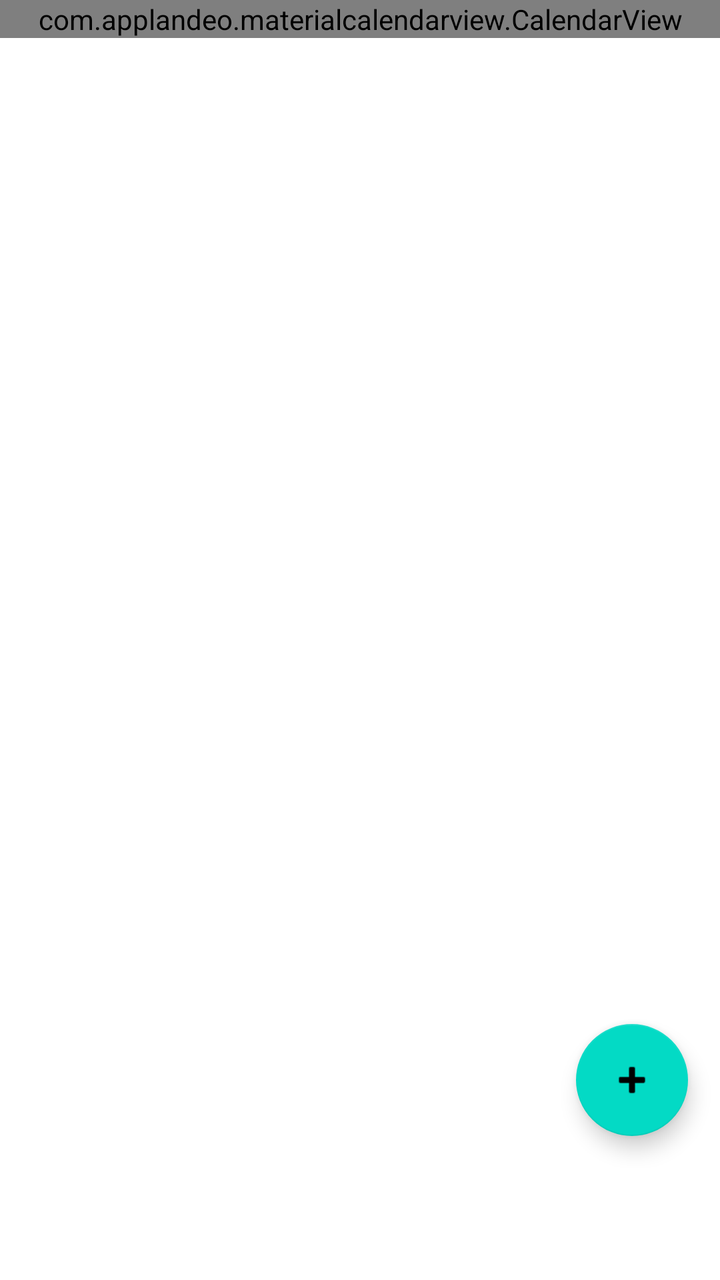
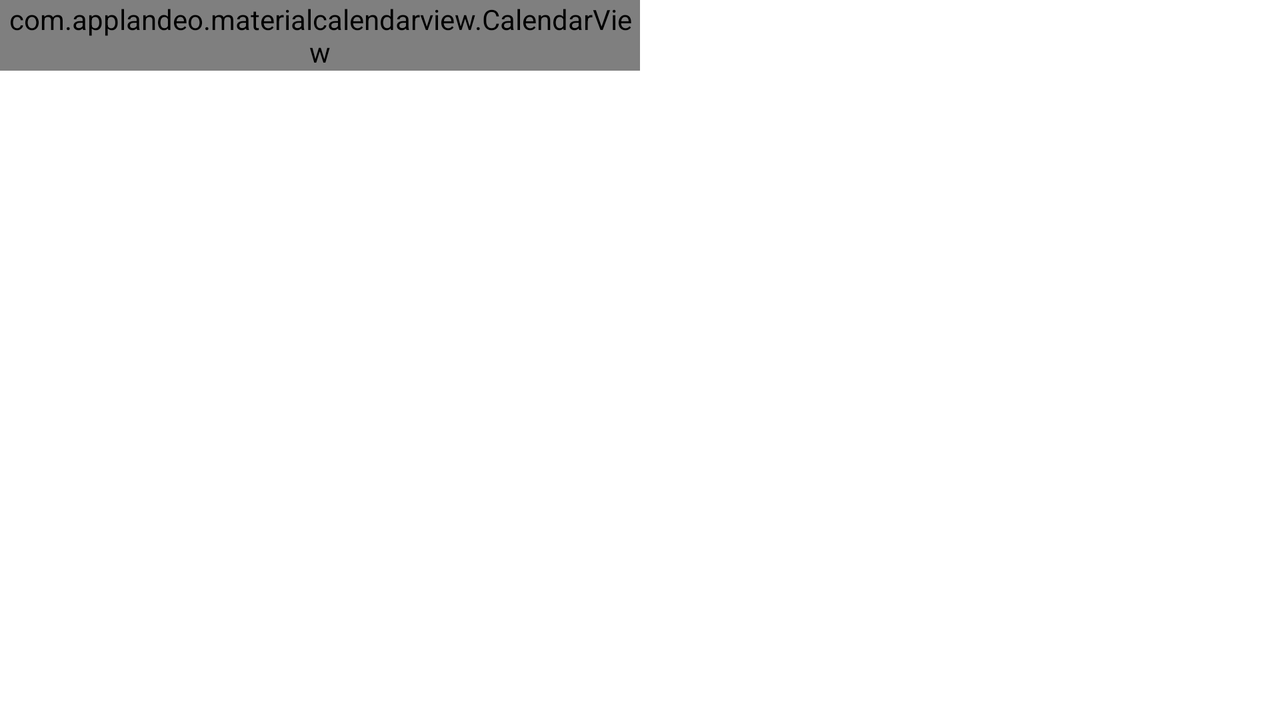

Compare how this app lays out the same screen by default and in its alternative resource folder. The renders come first, then the two layout files and the values they reference.
<!-- AndroidManifest.xml: application theme Theme.ActivityPlanner -->
<!-- res/layout/fragment_home.xml -->
<?xml version="1.0" encoding="utf-8"?>
<ScrollView xmlns:android="http://schemas.android.com/apk/res/android"
    xmlns:app="http://schemas.android.com/apk/res-auto"
    xmlns:tools="http://schemas.android.com/tools"
    android:layout_width="match_parent"
    android:layout_height="match_parent"
    android:layout_marginBottom="?actionBarSize"
    android:fillViewport="true"
    tools:context=".ui.home.HomeFragment">

    <androidx.constraintlayout.widget.ConstraintLayout
        android:layout_width="match_parent"
        android:layout_height="wrap_content">

        <TextView
            android:id="@+id/text_home"
            android:layout_width="match_parent"
            android:layout_height="wrap_content"
            android:layout_marginStart="8dp"
            android:layout_marginTop="8dp"
            android:layout_marginEnd="8dp"
            android:textAlignment="center"
            android:textSize="20sp"
            app:layout_constraintBottom_toBottomOf="parent"
            app:layout_constraintEnd_toEndOf="parent"
            app:layout_constraintStart_toStartOf="parent"
            app:layout_constraintTop_toTopOf="parent" />

        <com.applandeo.materialcalendarview.CalendarView
            android:id="@+id/calendarView"
            android:layout_width="match_parent"
            android:layout_height="wrap_content"
            app:firstDayOfWeek="monday"
            app:headerColor="@color/purple_500"
            app:layout_constraintLeft_toLeftOf="parent"
            app:layout_constraintRight_toRightOf="parent"
            app:layout_constraintTop_toTopOf="parent"
            app:todayLabelColor="@color/teal_200" />

        <TextView
            android:id="@+id/dateSelectedTV"
            android:layout_width="match_parent"
            android:layout_height="wrap_content"
            app:layout_constraintTop_toBottomOf="@id/calendarView" />

        <androidx.recyclerview.widget.RecyclerView
            android:id="@+id/activityList"
            android:layout_width="match_parent"
            android:layout_height="wrap_content"
            android:layout_margin="@dimen/list_margin"
            app:layout_constraintEnd_toEndOf="parent"
            app:layout_constraintStart_toStartOf="parent"
            app:layout_constraintTop_toBottomOf="@id/dateSelectedTV" />

        <TextView
            android:id="@+id/noItemsTv"
            android:visibility="gone"
            android:layout_width="match_parent"
            android:layout_height="wrap_content"
            android:text="@string/no_items"
            android:textAlignment="center"
            android:layout_margin="@dimen/search_view_margin"
            android:textSize="@dimen/no_item_text_size"
            app:layout_constraintBottom_toBottomOf="parent"
            app:layout_constraintEnd_toEndOf="parent"
            app:layout_constraintStart_toStartOf="parent"
            app:layout_constraintTop_toBottomOf="@+id/calendarView" />

        <LinearLayout
            android:layout_width="wrap_content"
            android:layout_height="wrap_content"
            app:layout_constraintBottom_toBottomOf="parent"
            app:layout_constraintEnd_toEndOf="parent"
            android:layout_marginBottom="?attr/actionBarSize">

            <com.google.android.material.floatingactionbutton.FloatingActionButton
                android:id="@+id/fabAdd"
                android:layout_width="wrap_content"
                android:layout_height="wrap_content"
                android:layout_margin="@dimen/fab_margin"
                app:layout_constraintBottom_toBottomOf="parent"
                app:layout_constraintEnd_toEndOf="parent"
                app:srcCompat="@android:drawable/ic_input_add" />
        </LinearLayout>
    </androidx.constraintlayout.widget.ConstraintLayout>


</ScrollView>
<!-- resources referenced by this layout -->
<resources>
  <dimen name="fab_margin">16dp</dimen>
  <dimen name="list_margin">16dp</dimen>
  <dimen name="no_item_text_size">30sp</dimen>
  <dimen name="search_view_margin">16dp</dimen>
  <string name="no_items">There are no activities.</string>
  <style name="Theme.ActivityPlanner" parent="Theme.MaterialComponents.DayNight.DarkActionBar">
          
          <item name="colorPrimary">@color/purple_500</item>
          <item name="colorPrimaryVariant">@color/purple_700</item>
          <item name="colorOnPrimary">@color/white</item>
          
          <item name="colorSecondary">@color/teal_200</item>
          <item name="colorSecondaryVariant">@color/teal_700</item>
          <item name="colorOnSecondary">@color/black</item>
          
          <item name="android:statusBarColor">?attr/colorPrimaryVariant</item>
          
          <item name="android:icon">@drawable/ic_notifications_icon</item>
      </style>
</resources>
<!-- res/layout-land/fragment_home.xml (the author's variant of the layout above) -->
<!-- drawn on the phone turned sideways -->
<?xml version="1.0" encoding="utf-8"?>
<LinearLayout xmlns:android="http://schemas.android.com/apk/res/android"
    xmlns:app="http://schemas.android.com/apk/res-auto"
    xmlns:tools="http://schemas.android.com/tools"
    android:layout_width="fill_parent"
    android:layout_height="match_parent"
    android:layout_marginBottom="?actionBarSize"
    android:orientation="horizontal"
    android:weightSum="2"
    tools:context=".ui.HomeFragment">

    <com.applandeo.materialcalendarview.CalendarView
        android:id="@+id/calendarView"
        android:layout_width="0dp"
        android:layout_height="wrap_content"
        android:layout_weight="1"
        app:firstDayOfWeek="monday"
        app:headerColor="?attr/colorPrimary"
        app:pagesColor="?attr/colorSurface"
        app:daysLabelsColor="?attr/colorOnSurface"
        app:abbreviationsBarColor="?attr/colorSurface"
        app:abbreviationsLabelsColor="?attr/colorOnSurface"
        app:selectionColor="?attr/colorPrimary"
        app:todayLabelColor="?attr/colorSecondary" />

    <LinearLayout
        android:layout_width="0dp"
        android:layout_height="match_parent"
        android:layout_weight="1"
        android:orientation="vertical">

        <TextView
            android:id="@+id/dateSelectedTV"
            android:layout_width="match_parent"
            android:layout_height="wrap_content"
            android:padding="@dimen/list_margin"
            android:textSize="@dimen/home_selected_text_size"
            android:visibility="gone"
            android:background="?attr/colorPrimary"
            android:textColor="?attr/colorOnPrimary"/>

        <androidx.recyclerview.widget.RecyclerView
            android:id="@+id/activityList"
            android:layout_width="match_parent"
            android:layout_height="wrap_content"
            android:layout_marginHorizontal="@dimen/list_margin"
            android:layout_marginTop="@dimen/list_margin"
            android:nestedScrollingEnabled="false"
            android:scrollbars="vertical" />

        <TextView
            android:id="@+id/noItemsTv"
            android:layout_width="match_parent"
            android:layout_height="wrap_content"
            android:layout_margin="@dimen/search_view_margin"
            android:text="@string/no_items"
            android:textAlignment="center"
            android:textSize="@dimen/no_item_text_size"
            android:visibility="gone" />

    </LinearLayout>

</LinearLayout>
<!-- resources referenced by the variant -->
<!-- as the phone turned sideways resolves them -->
<resources>
  <dimen name="list_margin">16dp</dimen>
  <dimen name="no_item_text_size">30sp</dimen>
  <dimen name="search_view_margin">16dp</dimen>
  <string name="no_items">There are no activities.</string>
  <style name="Theme.ActivityPlanner" parent="Theme.MaterialComponents.DayNight.DarkActionBar">
          
          <item name="colorPrimary">@color/purple_500</item>
          <item name="colorPrimaryVariant">@color/purple_700</item>
          <item name="colorOnPrimary">@color/white</item>
          
          <item name="colorSecondary">@color/teal_200</item>
          <item name="colorSecondaryVariant">@color/teal_700</item>
          <item name="colorOnSecondary">@color/black</item>
          
          <item name="android:statusBarColor">?attr/colorPrimaryVariant</item>
          
          <item name="android:icon">@drawable/ic_notifications_icon</item>
      </style>
</resources>
